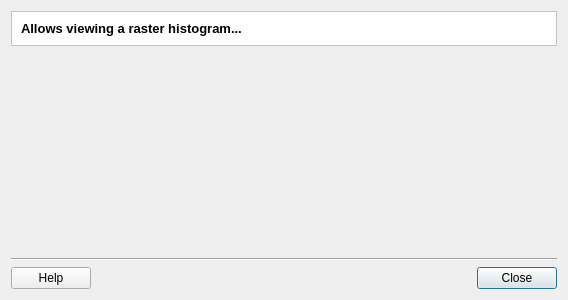
<?xml version="1.0" encoding="UTF-8"?>
<ui version="4.0">
 <class>RasterHistogramDialogForm</class>
 <widget class="QDialog" name="RasterHistogramDialogForm">
  <property name="geometry">
   <rect>
    <x>0</x>
    <y>0</y>
    <width>568</width>
    <height>300</height>
   </rect>
  </property>
  <property name="windowTitle">
   <string>Histogram</string>
  </property>
  <layout class="QGridLayout" name="gridLayout_5">
   <item row="0" column="0">
    <layout class="QGridLayout" name="gridLayout_4">
     <item row="0" column="0">
      <widget class="QFrame" name="frame_2">
       <property name="styleSheet">
        <string notr="true">QWidget { background: white }</string>
       </property>
       <property name="frameShape">
        <enum>QFrame::StyledPanel</enum>
       </property>
       <property name="frameShadow">
        <enum>QFrame::Sunken</enum>
       </property>
       <layout class="QGridLayout" name="gridLayout">
        <item row="0" column="0">
         <widget class="QLabel" name="m_titleLabel">
          <property name="font">
           <font>
            <pointsize>10</pointsize>
            <weight>75</weight>
            <bold>true</bold>
           </font>
          </property>
          <property name="text">
           <string>Allows viewing a raster histogram...</string>
          </property>
         </widget>
        </item>
       </layout>
      </widget>
     </item>
     <item row="1" column="0">
      <widget class="QWidget" name="m_widget" native="true">
       <property name="sizePolicy">
        <sizepolicy hsizetype="MinimumExpanding" vsizetype="MinimumExpanding">
         <horstretch>0</horstretch>
         <verstretch>0</verstretch>
        </sizepolicy>
       </property>
      </widget>
     </item>
     <item row="2" column="0">
      <layout class="QGridLayout" name="gridLayout_3">
       <item row="0" column="0">
        <widget class="Line" name="line">
         <property name="orientation">
          <enum>Qt::Horizontal</enum>
         </property>
        </widget>
       </item>
       <item row="1" column="0">
        <layout class="QGridLayout" name="gridLayout_2">
         <item row="0" column="2">
          <widget class="QPushButton" name="m_closePushButton">
           <property name="text">
            <string>Close</string>
           </property>
          </widget>
         </item>
         <item row="0" column="0">
          <widget class="QPushButton" name="m_helpPushButton">
           <property name="text">
            <string>Help</string>
           </property>
          </widget>
         </item>
         <item row="0" column="1">
          <spacer name="horizontalSpacer">
           <property name="orientation">
            <enum>Qt::Horizontal</enum>
           </property>
           <property name="sizeHint" stdset="0">
            <size>
             <width>40</width>
             <height>20</height>
            </size>
           </property>
          </spacer>
         </item>
        </layout>
       </item>
      </layout>
     </item>
    </layout>
   </item>
  </layout>
 </widget>
 <tabstops>
  <tabstop>m_closePushButton</tabstop>
  <tabstop>m_helpPushButton</tabstop>
 </tabstops>
 <resources/>
 <connections>
  <connection>
   <sender>m_closePushButton</sender>
   <signal>released()</signal>
   <receiver>RasterHistogramDialogForm</receiver>
   <slot>close()</slot>
   <hints>
    <hint type="sourcelabel">
     <x>535</x>
     <y>278</y>
    </hint>
    <hint type="destinationlabel">
     <x>559</x>
     <y>295</y>
    </hint>
   </hints>
  </connection>
 </connections>
</ui>
